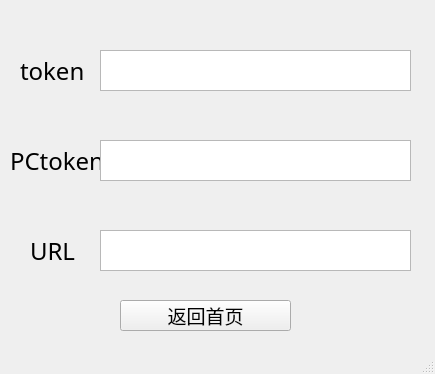
<?xml version="1.0" encoding="UTF-8"?>
<ui version="4.0">
 <class>MainWindow</class>
 <widget class="QMainWindow" name="MainWindow">
  <property name="geometry">
   <rect>
    <x>0</x>
    <y>0</y>
    <width>435</width>
    <height>374</height>
   </rect>
  </property>
  <property name="windowTitle">
   <string>MainWindow</string>
  </property>
  <widget class="QWidget" name="centralwidget">
   <widget class="QLabel" name="label_2">
    <property name="geometry">
     <rect>
      <x>0</x>
      <y>-10</y>
      <width>431</width>
      <height>391</height>
     </rect>
    </property>
    <property name="text">
     <string/>
    </property>
    <property name="textFormat">
     <enum>Qt::AutoText</enum>
    </property>
    <property name="pixmap">
     <pixmap>../../../Pictures/bg.jpg</pixmap>
    </property>
    <property name="scaledContents">
     <bool>false</bool>
    </property>
    <property name="wordWrap">
     <bool>false</bool>
    </property>
   </widget>
   <widget class="QTextBrowser" name="export_token">
    <property name="geometry">
     <rect>
      <x>100</x>
      <y>50</y>
      <width>311</width>
      <height>41</height>
     </rect>
    </property>
   </widget>
   <widget class="QLabel" name="label_3">
    <property name="geometry">
     <rect>
      <x>20</x>
      <y>40</y>
      <width>81</width>
      <height>61</height>
     </rect>
    </property>
    <property name="font">
     <font>
      <family>楷体</family>
      <pointsize>18</pointsize>
     </font>
    </property>
    <property name="cursor">
     <cursorShape>OpenHandCursor</cursorShape>
    </property>
    <property name="text">
     <string>token</string>
    </property>
   </widget>
   <widget class="QLabel" name="label_4">
    <property name="geometry">
     <rect>
      <x>10</x>
      <y>130</y>
      <width>91</width>
      <height>61</height>
     </rect>
    </property>
    <property name="font">
     <font>
      <family>楷体</family>
      <pointsize>18</pointsize>
     </font>
    </property>
    <property name="cursor">
     <cursorShape>OpenHandCursor</cursorShape>
    </property>
    <property name="text">
     <string>PCtoken</string>
    </property>
   </widget>
   <widget class="QLabel" name="label_5">
    <property name="geometry">
     <rect>
      <x>30</x>
      <y>220</y>
      <width>51</width>
      <height>61</height>
     </rect>
    </property>
    <property name="font">
     <font>
      <family>楷体</family>
      <pointsize>18</pointsize>
     </font>
    </property>
    <property name="cursor">
     <cursorShape>OpenHandCursor</cursorShape>
    </property>
    <property name="text">
     <string>URL</string>
    </property>
   </widget>
   <widget class="QTextBrowser" name="export_pc">
    <property name="geometry">
     <rect>
      <x>100</x>
      <y>140</y>
      <width>311</width>
      <height>41</height>
     </rect>
    </property>
   </widget>
   <widget class="QTextBrowser" name="export_url">
    <property name="geometry">
     <rect>
      <x>100</x>
      <y>230</y>
      <width>311</width>
      <height>41</height>
     </rect>
    </property>
   </widget>
   <widget class="QPushButton" name="pushButton">
    <property name="geometry">
     <rect>
      <x>120</x>
      <y>300</y>
      <width>171</width>
      <height>31</height>
     </rect>
    </property>
    <property name="font">
     <font>
      <family>楷体</family>
      <pointsize>14</pointsize>
     </font>
    </property>
    <property name="text">
     <string>返回首页</string>
    </property>
   </widget>
  </widget>
  <widget class="QStatusBar" name="statusbar"/>
 </widget>
 <resources/>
 <connections/>
</ui>
